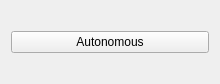
<?xml version="1.0" encoding="UTF-8"?>
<ui version="4.0">
 <class>AutonomySwitchGui</class>
 <widget class="QWidget" name="AutonomySwitchGui">
  <property name="geometry">
   <rect>
    <x>0</x>
    <y>0</y>
    <width>220</width>
    <height>84</height>
   </rect>
  </property>
  <property name="windowTitle">
   <string>Form</string>
  </property>
  <layout class="QHBoxLayout" name="horizontalLayout">
   <item>
    <widget class="QPushButton" name="pushButton">
     <property name="text">
      <string>Autonomous</string>
     </property>
     <property name="checkable">
      <bool>true</bool>
     </property>
    </widget>
   </item>
  </layout>
 </widget>
 <resources/>
 <connections/>
</ui>
